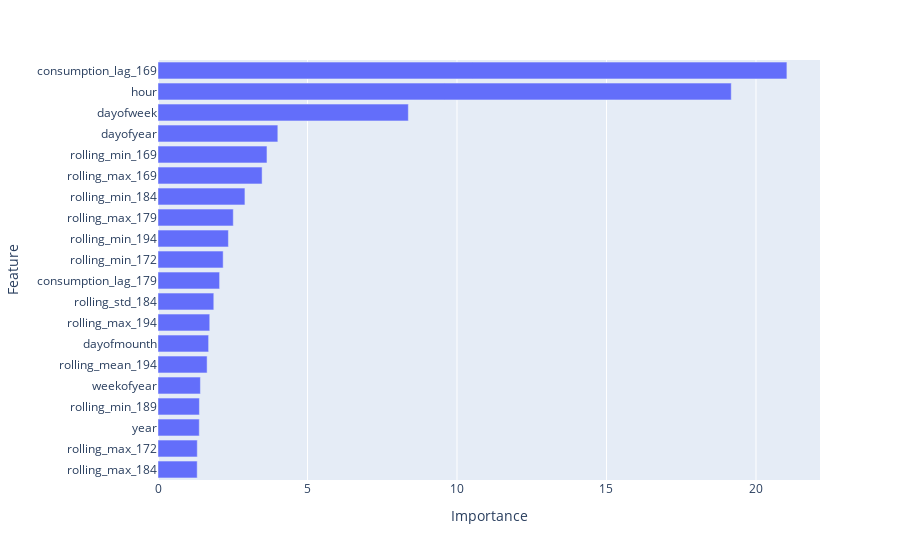

Notebook code for this chart:
### Code cell
import plotly.express as px
fig2 = px.bar(f_importance.tail(20),x='Importance',y='Feature')
fig2.show()

### Figure 1 — Plotly figure (JSON) as saved in the notebook; plotly's stock layout.template omitted (floating-point values rounded to 4 significant figures)
{"data": [{"alignmentgroup": "True", "hovertemplate": "Importance=%{x}<br>Feature=%{y}<extra></extra>", "legendgroup": "", "marker": {"color": "#636efa", "pattern": {"shape": ""}}, "name": "", "offsetgroup": "", "orientation": "h", "showlegend": false, "textposition": "auto", "type": "bar", "x": [1.311, 1.314, 1.381, 1.385, 1.419, 1.643, 1.693, 1.73, 1.866, 2.06, 2.179, 2.355, 2.518, 2.907, 3.482, 3.644, 4.008, 8.373, 19.17, 21.03], "xaxis": "x", "y": ["rolling_max_184", "rolling_max_172", "year", "rolling_min_189", "weekofyear", "rolling_mean_194", "dayofmounth", "rolling_max_194", "rolling_std_184", "consumption_lag_179", "rolling_min_172", "rolling_min_194", "rolling_max_179", "rolling_min_184", "rolling_max_169", "rolling_min_169", "dayofyear", "dayofweek", "hour", "consumption_lag_169"], "yaxis": "y"}], "layout": {"barmode": "relative", "legend": {"tracegroupgap": 0}, "margin": {"t": 60}, "xaxis": {"anchor": "y", "domain": [0, 1], "title": {"text": "Importance"}}, "yaxis": {"anchor": "x", "domain": [0, 1], "title": {"text": "Feature"}}}}
